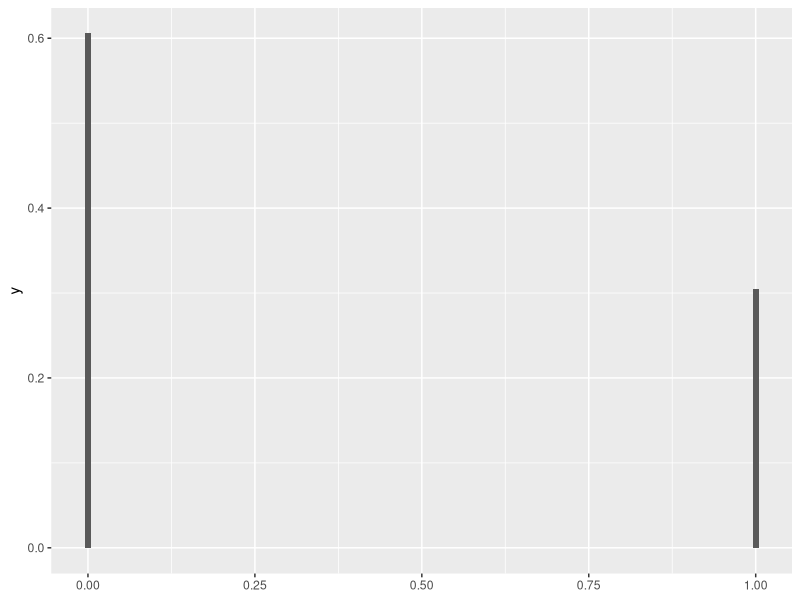
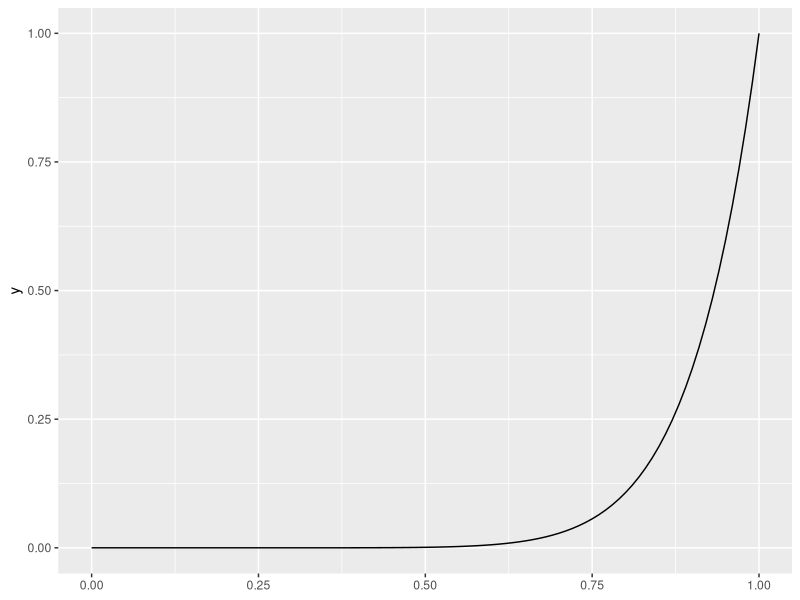
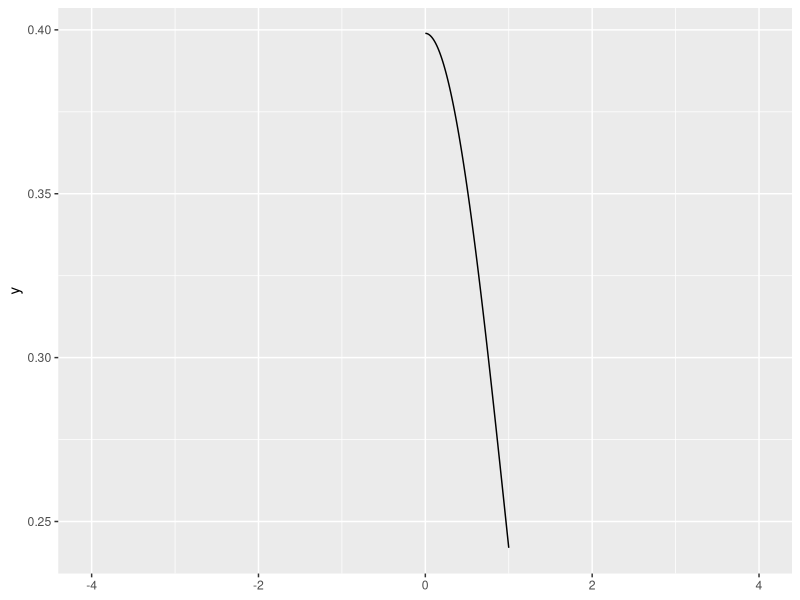
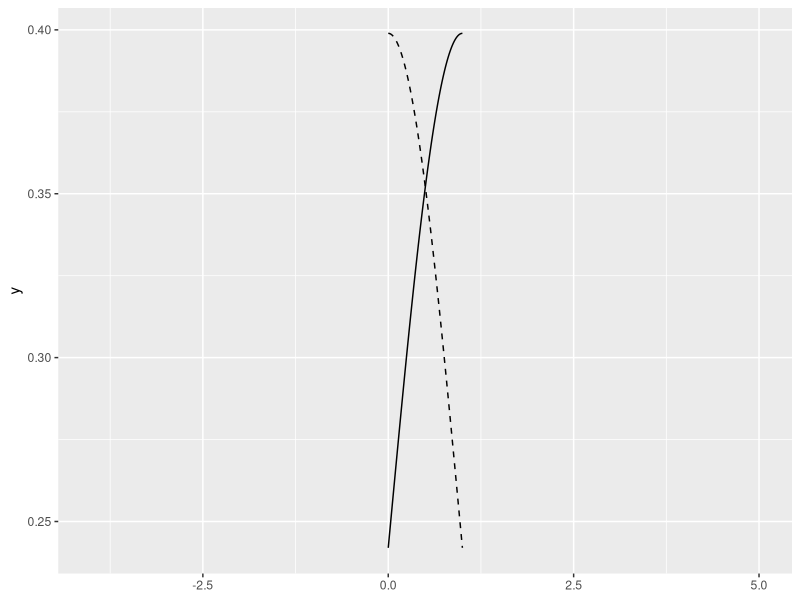
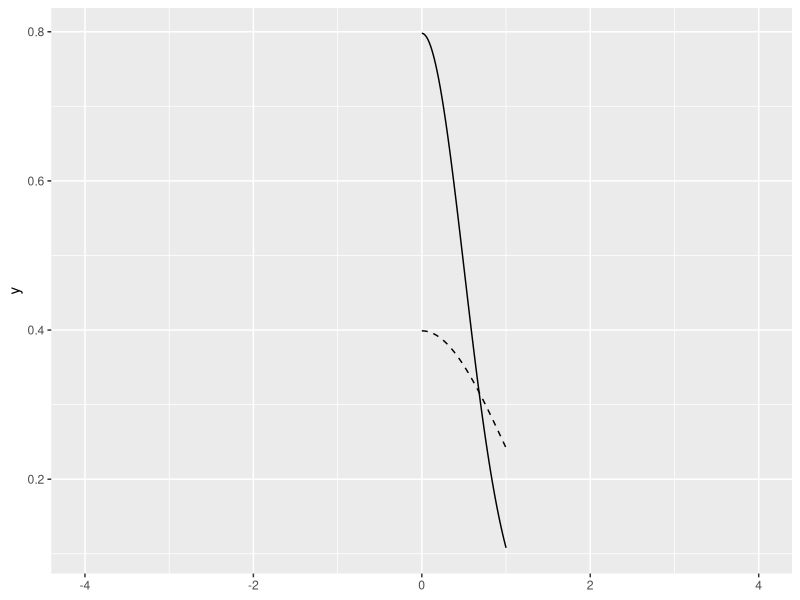
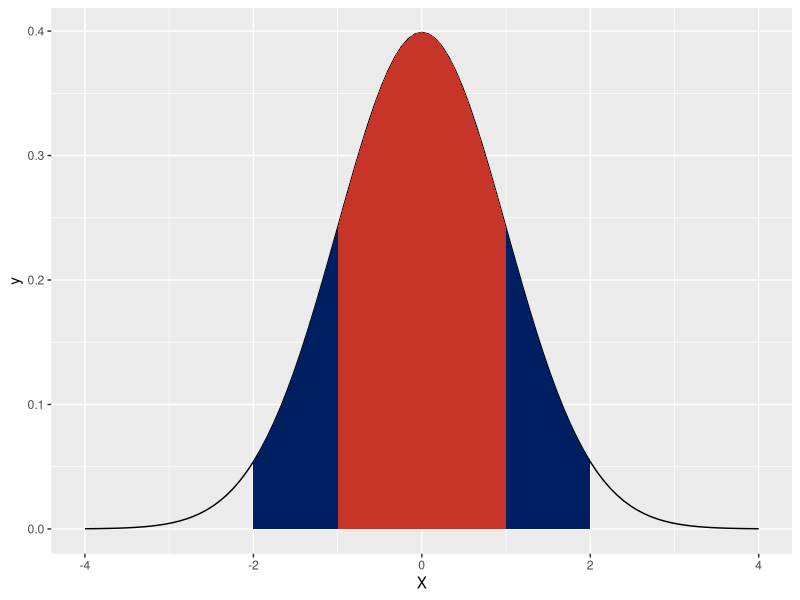
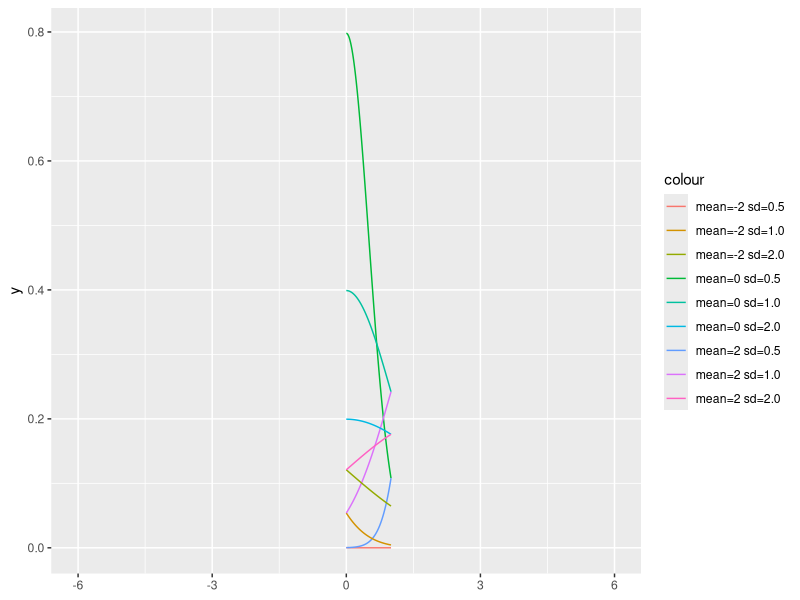
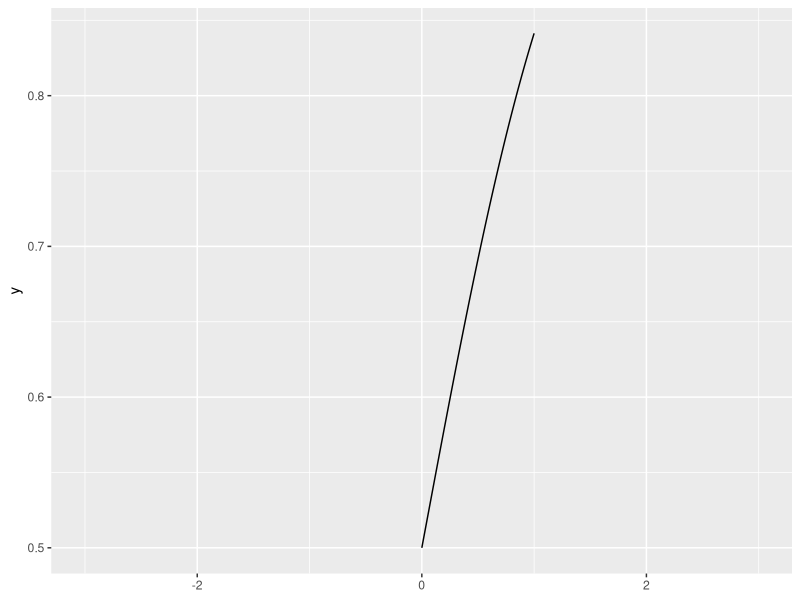

These charts were generated, in order, by the following R code:
## ---- chunk 1
pnorm(q= 0, mean = 0, sd = 1)
## ---- chunk 2
dbinom(x = 1, size = 4, prob = 0.5)
## ---- chunk 3
choose(n = 4, k = 1) * 0.5^1 * (1 - 0.5)^(4 - 1)
## ---- chunk 4
dbinom(x = 0:4, size = 4, prob = 0.5)
## ---- chunk 5
sum(dbinom(x = 0:4, size = 4, prob = 0.5))
## ---- chunk 6
pbinom(q = 1, size = 4, prob = 0.5)
## ---- chunk 7
sum(dbinom(x = 0:1, size = 4, prob = 0.5))
## ---- chunk 8
1 - pbinom(q = 1, size = 100, prob = 0.005)
## ---- chunk 9
pbinom(q = 1, size = 100, prob = 0.005, lower.tail = FALSE)
## ---- chunk 10
library(ggplot2)
ggplot(data = NULL) +
  aes(xmin = 0,
      xmax = 5) +
  stat_function(
    fun = dbinom,
    args = list(size = 100,
                prob = 0.005),
    geom = "bar")
## ---- chunk 11
ggplot(data = NULL) +
  aes(xmin = 0,
      xmax = 1) +
  stat_function(
    fun = dbinom,
    args = list(x = 10, 
                size = 10))
## ---- chunk 12
dnorm(x = 0)
## ---- chunk 13
1/sqrt(2*pi)*exp(-0^2/2)
## ---- chunk 14
ggplot(data = NULL) +
  aes(xmin = -4,
      xmax = 4) +
  stat_function(fun = dnorm)
## ---- chunk 15
ggplot(data = NULL) +
  aes(xmin = -4, 
      xmax = 5) +
  stat_function(
    fun = dnorm, 
    linetype = "dashed") +
  stat_function(
    fun = dnorm, 
    args = list(mean = 1))
## ---- chunk 16
ggplot(data = NULL) +
  aes(xmin = -4, 
      xmax = 4) +
  stat_function(
    fun = dnorm, 
    linetype = "dashed") +
  stat_function(
    fun = dnorm, 
    args = list(sd = 0.5))
## ---- chunk 17
ggplot(data = NULL) +
  aes(xmin = -4, 
      xmax = 4) +
  stat_function(fun=dnorm) +
  geom_ribbon(
    data = data.frame(
      X = x <- seq(-2, 2, len=1000),
      Y = dnorm(x)),
    aes(x = X, ymin = 0, ymax = Y),
    fill = "#001E62") +
  geom_ribbon(
    data = data.frame(
      X = x <- seq(-1, 1,len=1000),
      Y = dnorm(x)),
    aes(x=X, ymin=0, ymax=Y),
    fill = "#C63527")
## ---- chunk 18
par <- expand.grid(
  mean = c(-2, 0, 2),
  sd = c(.5, 1, 2))
ggplot(data = NULL) +
  aes(xmin = -6,
      xmax = 6) +
  mapply(
    function(mean, sd, co){
      stat_function(
        fun = dnorm,
        args=list(mean = mean,
                  sd = sd),
        aes_q(color=co))
      },
    par$mean, 
    par$sd, 
    sprintf("mean=%.0f sd=%.1f", 
            par$mean, par$sd)
    )
## ---- chunk 19
pnorm(q = -1.96)
## ---- chunk 20
ggplot(data = NULL) +
  aes(xmin = -3, 
      xmax = 3) +
  stat_function(
    fun = pnorm)
## ---- chunk 21
qnorm(p = 0.025, mean = 0, sd = 1)
## ---- chunk 22
ggplot(data = NULL) +
  aes(xmin = -4,
      xmax = 4) +
  stat_function(
    fun = dunif, 
    args = list(min = -3, 
                max = 3))
## ---- chunk 23
ggplot(data = NULL) +
  aes(xmin = 0, 
      xmax = 10) +
  stat_function(
    fun = dpois,
    n = 11,
    args = list(lambda = 3))
## ---- chunk 24
par <- data.frame(lambda = 1:9)
ggplot(data = NULL) +
  aes(xmin = 0, 
      xmax = 20) +
  mapply(
    function(lambda, co){
      stat_function(
        fun=dpois,
        n = 21,
        args=list(lambda = lambda),
        aes_q(color=co))
      },
    par$lambda,
    sprintf("lambda=%.0f",
            par$lambda))
## ---- chunk 25
ggplot(data = NULL) +
  aes(xmin = 0,
      xmax = 8) +
  stat_function(
    fun = dnbinom,
    n= 9,
    args = list(size = 3,
                prob = .5))
## ---- chunk 26
par <- expand.grid(
  size = c(3, 5), 
  prob = c(.2, .5, .8))
ggplot(data = NULL) +
  aes(xmin = 0, 
      xmax = 15) +
  mapply(
    function(size, prob, co){
      stat_function(
        fun=dnbinom, 
        n = 16,
        args=list(size = size,
                  prob = prob),
        aes_q(color=co))
      },
    par$size,
    par$prob,
    sprintf("size=%.0f prob=%.1f", 
            par$size, par$prob))
## ---- chunk 27
ggplot(data = NULL) +
  aes(xmin = 0, 
      xmax = 5) +
  stat_function(
    fun = dexp,
    args = list(rate = 1))
## ---- chunk 28
par <- data.frame(
  rate = c(0.5, 1, 2))
ggplot(data = NULL) +
  aes(xmin = 0, 
      xmax = 7) +
  mapply(
    function(rate, co){
      stat_function(
        fun=dexp,
        n = 8,
        args=list(rate = rate),
        aes_q(color=co))
      },
    par$rate, 
    sprintf("rate=%.0f",
            par$rate))
## ---- chunk 29
ggplot(data = NULL) +
  aes(xmin = 0, 
      xmax = 1) +
  stat_function(
    fun = dbeta, 
    args = list(shape1 = 3, 
                shape2 = 2))
## ---- chunk 30
par <- expand.grid(
  shape1 = c(.5,  1, 3),
  shape2 = c(.5, 1, 3))
ggplot(data = NULL) +
  aes(xmin = 0,
      xmax = 1) +
  mapply(
    function(shape1, shape2, co){
      stat_function(
        fun=dbeta,
        args=list(shape1 = shape1, 
                  shape2 = shape2),
        aes_q(color=co))
      },
    par$shape1, par$shape2,
    sprintf("shape1=%.1f shape2=%.1f", 
            par$shape1, par$shape2))
## ---- chunk 31
ggplot(data = NULL) +
  aes(xmin = 0,
      xmax = 6) +
  stat_function(
    fun = dgamma,
    args = list(shape = 1,
                rate = 2))
## ---- chunk 32
par <- expand.grid(
  shape = c(1, 3), 
  rate = c(.5, 1, 3))
ggplot(data = NULL) +
  aes(xmin = 0, 
      xmax = 3) +
  mapply(
    function(shape, rate, co){
      stat_function(
        fun=dgamma,
        args=list(shape = shape,
                  rate = rate),
        aes_q(color=co))
      },
    par$shape, par$rate, 
    sprintf("shape=%.1f rate=%.1f",
            par$shape, par$rate))
## ---- chunk 33
ggplot(data = NULL) +
  aes(xmin = 0, 
      xmax = 6) +
  stat_function(
    fun = dchisq, 
    args = list(df = 3))
## ---- chunk 34
par <- data.frame(df = c(1, 3, 5))
ggplot(data = NULL) +
  aes(xmin = 0,
      xmax = 10) +
  mapply(
    function(df, co){
      stat_function(
        fun=dchisq,
        args=list(df = df),
        aes_q(color=co))
      },
    par$df,
    sprintf("df=%.1f", par$df))
